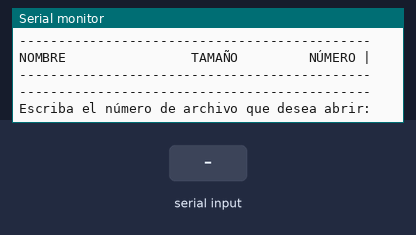
Simulated run of this sketch. Board: Arduino Uno, built with avr-gcc and run on an emulated ATmega328P. Parts: the last lines printed to the serial monitor. The inputs (shaded band) are chosen by the test bench. Storage starts empty.

Above: at 1.3 s.
1.4 s: "1" received over Serial
At 3.1 s:
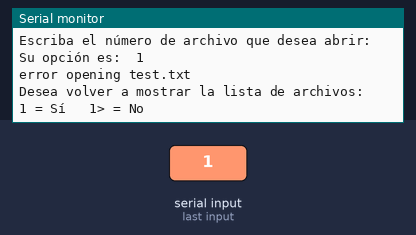
3.4 s: "4" received over Serial
At 4.3 s:
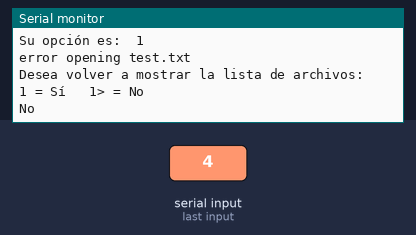

The sketch:

Lab_7_Miguel.ino
```cpp
 /*
  Laboratorio 7

  Miguel García
  17560
  Electrónica digital 2
  Sección: 20

*/

#include <SPI.h>
#include <SD.h>
#include <SoftwareSerial.h>


// Variables
File root;
File myFile;
char a;
char b;
char c;
char d;
int cont = 2;


void setup() {
  // Open serial communications and wait for port to open:
  Serial.begin(9600);
  while (!Serial);

  Serial.println("INICIANDO SD DE MIGUEL");

  if (!SD.begin(10)) {
    Serial.println("FALLO INICIALIZACIÓN");
    while (1);
  }
  Serial.println("INICIALIZACIÓN COMPLETA");
  Serial.println("");
  mostrar_arch();

}
void loop() {
  Serial.println("Escriba el número de archivo que desea abrir:");
  c = Serial.read();
  while(!Serial.available());

  a = Serial.read();
  Serial.print("Su opción es:");
  Serial.print("\t");
  Serial.println(a);
  delay(500);

  leer_arch(a);
  c = Serial.read();
  Serial.println("Desea volver a mostrar la lista de archivos:");
  Serial.println("1 = Sí   1> = No");

  while(!Serial.available());
  b = Serial.read();
  if(b == 49){
    cont = 2;
    mostrar_arch();
    c = Serial.read();
    }
  if(b>49){
    Serial.println("No");
    c = Serial.read();
    while(!Serial.available());
  }


}


void leer_arch(char a){
  if (a == 52){
    myFile = SD.open("spider~1.txt");
    Serial.println("");
    Serial.println("spider~1.txt:");
    Serial.println("");
  }
  if (a == 53){
    myFile = SD.open("corazon.txt");
    Serial.println("");
    Serial.println("corazon.txt:");
    Serial.println("");
  }

  if (a == 54){
    myFile = SD.open("deadpool.txt");
    Serial.println("");
    Serial.println("deadpool.txt:");
    Serial.println("");
  }

  if (a == 55){
    myFile = SD.open("hongo.txt");
    Serial.println("");
    Serial.println("hongo.txt:");
    Serial.println("");
  }

  if (myFile) {
    // read from the file until there's nothing else in it:
    while (myFile.available()) {
      Serial.write(myFile.read());
    }
    Serial.println("");
    // close the file:
    myFile.close();
  }
  else {
    // if the file didn't open, print an error:
    Serial.println("error opening test.txt");
  }
}


void mostrar_arch(void){
  root = SD.open("/");
  Serial.println("---------------------------------------------");
  Serial.println("NOMBRE                TAMAÑO         NÚMERO |");
  Serial.println("---------------------------------------------");
  printDirectory(root, 0);
  Serial.println("---------------------------------------------");
}

void printDirectory(File dir, int numTabs) {
  while (true) {

    File entry =  dir.openNextFile();
    if (! entry) {
      // no more files
      break;
    }
    for (uint8_t i = 0; i < numTabs; i++) {
      //Serial.print('\t');
    }
    Serial.print(entry.name());
    if (entry.isDirectory()) {
      Serial.println("/");
      printDirectory(entry, numTabs + 1);
    } else {
      // files have sizes, directories do not
      Serial.print("\t\t");
      Serial.print(entry.size(), DEC);
      Serial.print("\t\t");
      Serial.println(cont++);
    }
    entry.close();
  }
}
```

Measured:
- after the input at 1.4 s, the serial monitor: prints a new line at once (image 1)
- after the input at 3.4 s, the serial monitor: prints a new line at once (image 2)
